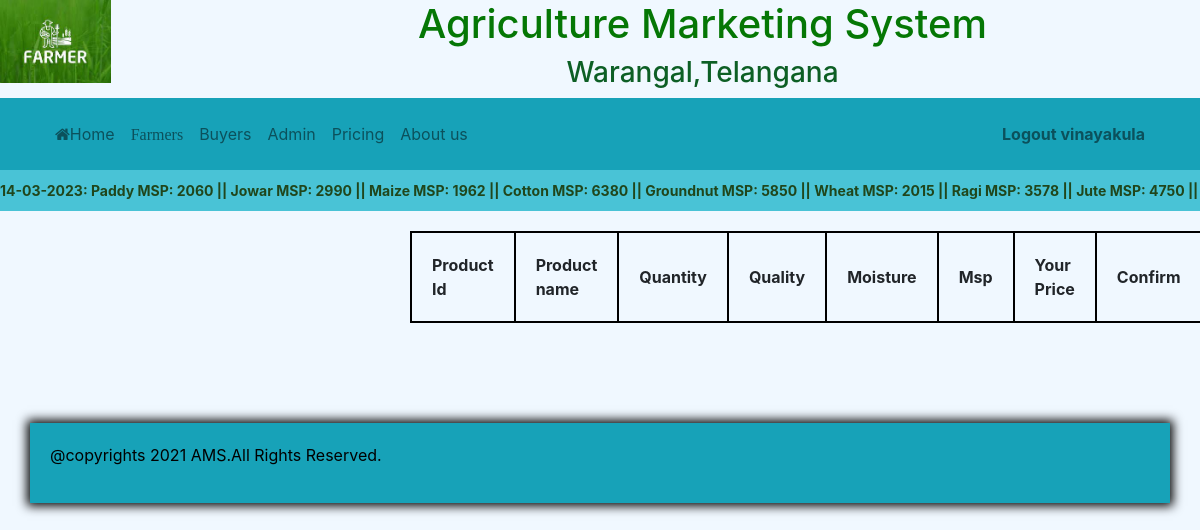
The page /traderdashboard.php (signed in) on the database its author committed.
### tables this page shows
CREATE TABLE `mspdetails` (
  `Commodity` varchar(100) NOT NULL,
  `Price` int(10) NOT NULL
);

### traderdashboard.php (the view, shortened to what this page needs)
<?php include 'connection.php';
?>
<!DOCTYPE html>
<html lang="en">
<head>
    <link rel="stylesheet" href="https://maxcdn.bootstrapcdn.com/bootstrap/4.4.1/css/bootstrap.min.css">
    <link rel="stylesheet" href="https://use.fontawesome.com/releases/v5.7.0/css/all.css">
    <link rel="stylesheet" href="https://stackpath.bootstrapcdn.com/bootstrap/4.5.2/css/bootstrap.min.css">
    <link rel="stylesheet" href="https://stackpath.bootstrapcdn.com/font-awesome/4.7.0/css/font-awesome.min.css">
</head>
<body>
    <header>
        <div class="row">
          <div class="col-sm-3">
              <img style="display: inline;max-width: 40%;">
          </div>
          <div class="col-lg-8 col-sm-3">
  <center>
      <div style="text-decoration-style: wavy;color: rgb(165, 15, 15);display: inline;">
      <h1 style="color: rgb(5, 119, 5);margin-left:0px">Agriculture Marketing System</h1>
      <h3 style="color: rgb(13, 95, 37);margin-left:0px">Warangal,Telangana</h3>
     </div></center>
  </div>
  </div>
</header>
       <div class="container-fuild">
        <nav class="navbar navbar-expand-lg bg-info navbar-light">
            <div class="container-fluid">
                <div class="navbar-collapse collapse navbar" id="collapsibleNavbar">
                    <ul class="nav navbar-nav mr-auto">
                    <li class="nav-item active">
                            <div class="zoom">
                            <a class="nav-link" href="home.php"><i class="fa fa-home" aria-hidden="true"></i>Home</a>
                            </div>
                        </li>
                        <li class="nav-item">
                            <div class="zoom">
                            <a class="nav-link" href="farmers.php"><i class="fa 92577344-2b1d7600-f2a8-11ea-9ddc-f03f280bda78" aria-hidden="true">Farmers</i></a>
                        </div>
                        </li>
                        <li class="nav-item">
                            <div class="zoom">
                            <a class="nav-link" href="trader.php">Buyers</a>
                        </div>
                        </li>
                        <li class="nav-item">
                            <div class="zoom">
                            <a class="nav-link" href="admin.php">Admin</a>
                            </div>
                        </li>
                        <li class="nav-item">
                            <div class="zoom">
                            <a class="nav-link" href="pricing.php">Pricing</a>
                            </div>
                        </li>
                        <li class="nav-item">
                            <div class="zoom">
                            <a class="nav-link" href="aboutus.php">About us</a>
                            </div>
                        </li>
                    </ul>
                    <ul class="navbar-nav">
                        <li class="nav-item">
                           <b> <a class="nav-link" href="destroysessions.php">
                               Logout <?php echo $_SESSION['traderusername']?>
                            </a></b>
                        </li>
                    </ul>
                </div>
            </div>
        </nav>
    <?php
    $month = date('m');
    $day = date('d');
    $year = date('Y');
    $today = $day . '-' . $month . '-' . $year;
    ?>
        <marquee behavior="scroll" direction="left" style="
        color: rgb(32, 70, 28);
        font-weight: bold;
        background: #49c3d6;margin-bottom: 0;
        padding: 10px 0 10px;
        font-size: 14px;display:block" scrolldelay="100"><span><?php echo $today; ?></span>: <?php $query = "select *from mspdetails";
            $result = mysqli_query($conn,$query);
            if($result->num_rows>0):
                while($array=mysqli_fetch_row($result)):
                    echo $array[0];
                    echo " MSP: ";
                    echo $array[1];
                    echo " || ";
                endwhile;
            endif;
            ?> </marquee>
    <table>
        <thead>
            <tr>
                <th>Product Id  </th>
                <th>Product name  </th>
                <th>Quantity  </th>
                <th>Quality  </th>
                <th>Moisture  </th>
                <th>Msp </th>
                <th>Your Price  </th>
                <th>Confirm  </th>
            </tr>
        </thead>
    </table>
<footer>
    <div class="container">
        <p style="color: black;">@copyrights 2021 AMS.All Rights Reserved.</p>
    </div>
</footer>
</body>
</html>

### traderdashboard.php (style rules this page uses)
body { overflow-x: hidden; overflow-y: auto; background-color: aliceblue; background-repeat: no-repeat; background-attachment: fixed; background-size: cover; }
.container-fuild { display: inline; border-style: 2px solid black; height: fit-content; border-radius:2px; }
h2,h3 { text-align: center; }
.container { background: #17A2b8; color: white; margin-top: 100px; padding: 20px; box-shadow: 0px 0px 10px 3px black; }
table,th,td { border:2px solid black; margin:20px 410px; }
th,td { padding:20px; }

### rows shown on the page
mspdetails: Commodity "Paddy", Price "2060"
mspdetails: Commodity "Jowar", Price "2990"
mspdetails: Commodity "Maize", Price "1962"
mspdetails: Commodity "Cotton", Price "6380"
mspdetails: Commodity "Groundnut", Price "5850"
mspdetails: Commodity "Wheat", Price "2015"
mspdetails: Commodity "Ragi", Price "3578"
mspdetails: Commodity "Jute", Price "4750"

### other values the page prints
$_SESSION['traderusername'] "vinayakula"
